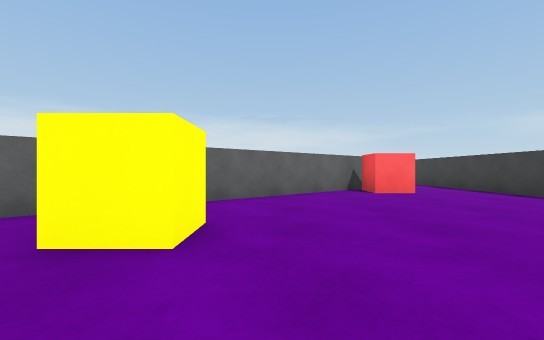
view 1 (above)

20 first-person views from a walk through a 3-D level made in the Unity game engine. The camera is 0.58 m above the floor, looks level and sees 90° across. The floor is counted in squares, 1 m on a side. Each view is taken from the middle of a square. On the plan, view 1 faces up. The plan holds only what a view shows up to about 9 squares ahead; the rest is blank. The player is left out.

view 2
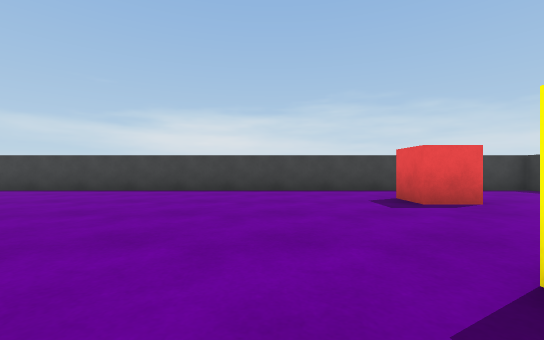

view 3
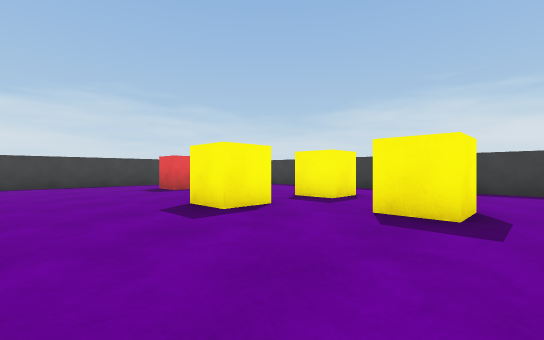

view 4
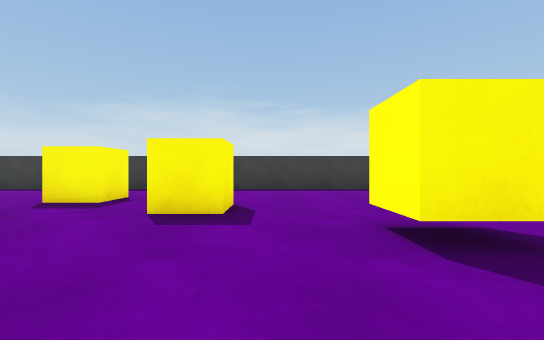

view 5
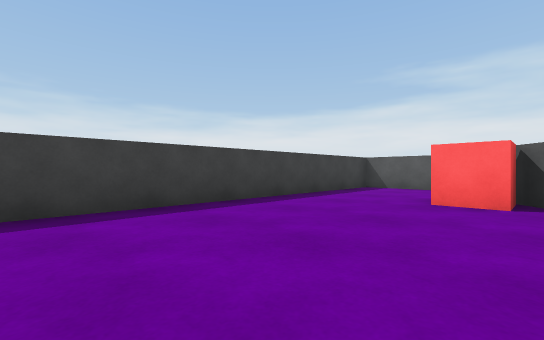

view 6
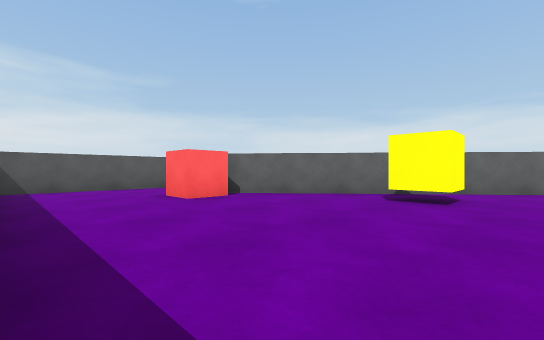

view 7
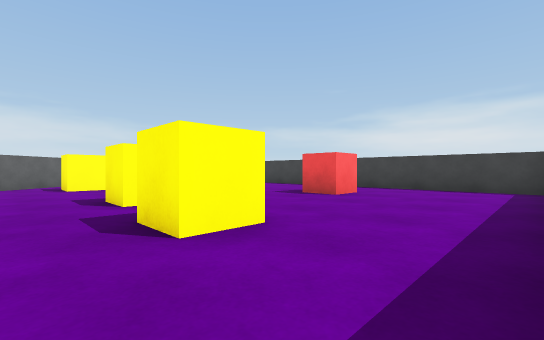

view 8
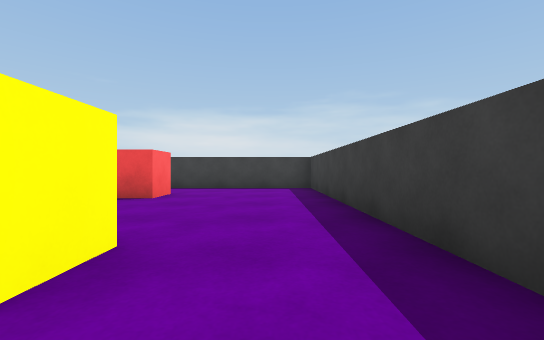

view 9
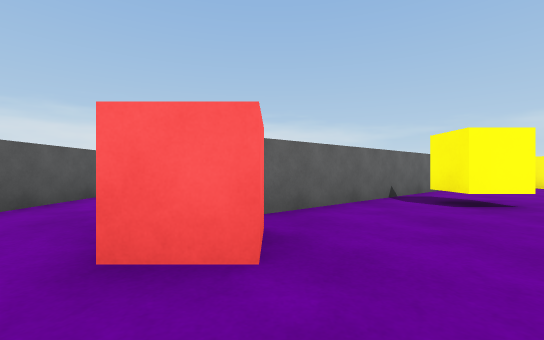

view 10
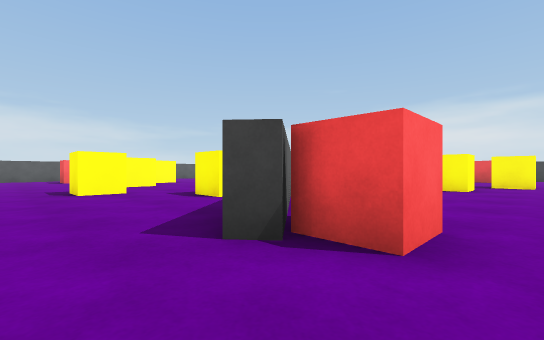

view 11
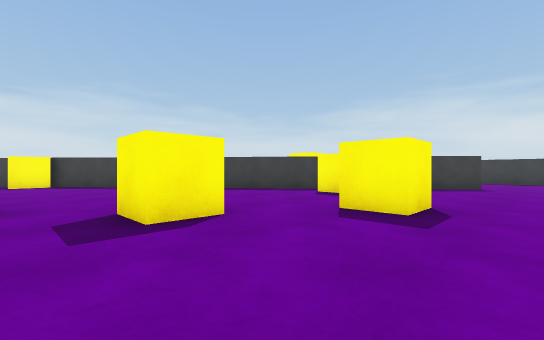

view 12
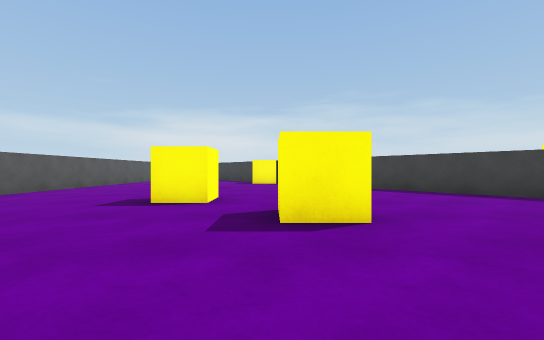

view 13
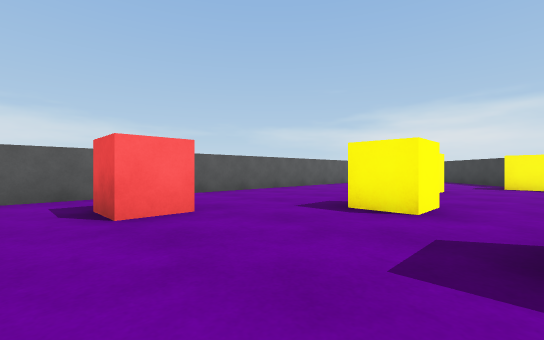

view 14
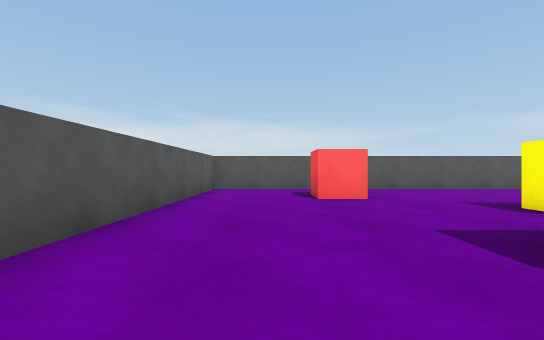

view 15
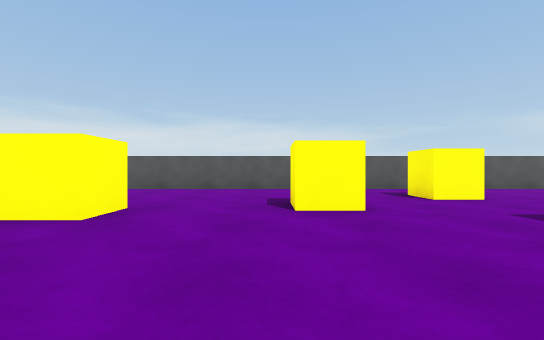

view 16
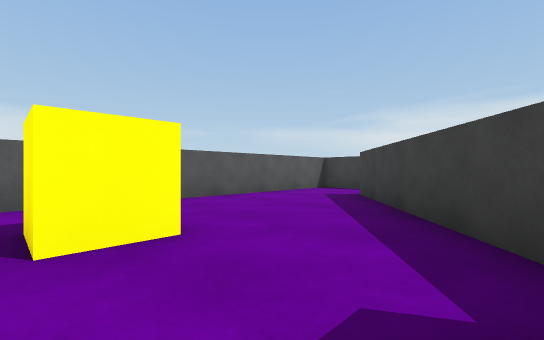

view 17
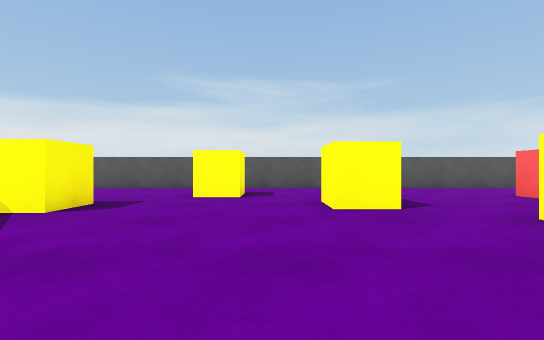

view 18
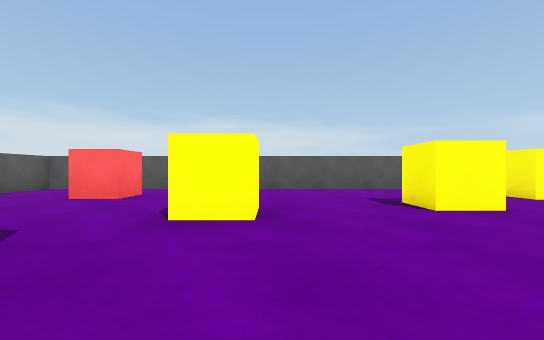

view 19
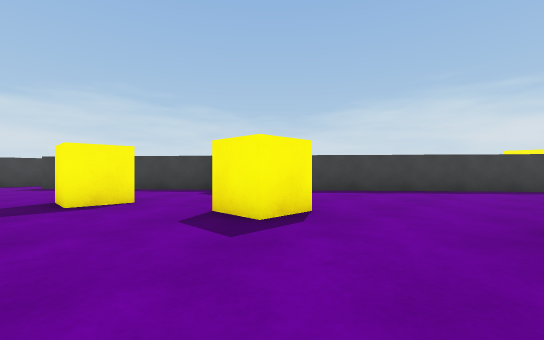

view 20
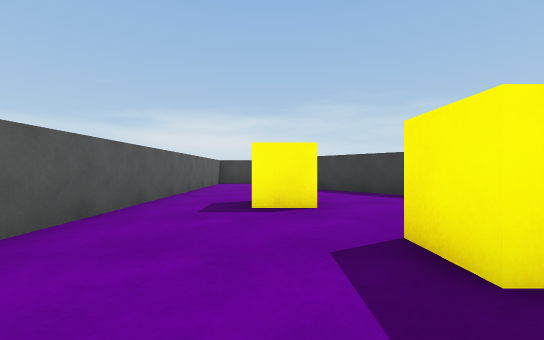

### Floor plan
Ten units are one square. View 1 is at (0, 0); x grows to the right and y downward. Boxes are objects, and circles mark ways between rooms. Rooms are numbered by the first view taken in them; rooms with no view inside come last. Other rooms are left out.
<svg viewBox="-142 -127 205 205">
<path fill="none" stroke="#000" d="M-49 -19 -114 35 -117 31 -105 21M-18 73 58 73 58 -90M28 -84 -33 -33M-137 5 -137 70M-135 73 -38 73M-2 -65 40 -101M-80 1 -23 -48M-137 -15 -137 5M58 -109 58 -120M55 -122 -137 -122 -137 -31"/>
<rect x="-115" y="35" width="20" height="10" fill="#bbb"><title>red cube</title></rect>
<rect x="-75" y="5" width="10" height="10" fill="#bbb"><title>yellow cube</title></rect>
<rect x="-45" y="25" width="10" height="10" fill="#bbb"><title>yellow cube</title></rect>
<rect x="-25" y="35" width="20" height="10" fill="#bbb"><title>yellow cube</title></rect>
<rect x="-15" y="15" width="10" height="10" fill="#bbb"><title>yellow cube</title></rect>
<rect x="-15" y="-35" width="10" height="20" fill="#bbb"><title>yellow cube</title></rect>
<rect x="25" y="25" width="10" height="10" fill="#bbb"><title>red cube</title></rect>
<rect x="25" y="-75" width="10" height="10" fill="#bbb"><title>red cube</title></rect>
<rect x="-115" y="-35" width="10" height="10" fill="#bbb"><title>yellow cube</title></rect>
<rect x="-115" y="-105" width="20" height="10" fill="#bbb"><title>red cube</title></rect>
<rect x="-105" y="-55" width="20" height="10" fill="#bbb"><title>yellow cube</title></rect>
<rect x="-95" y="-15" width="10" height="10" fill="#bbb"><title>yellow cube</title></rect>
<rect x="-85" y="-85" width="10" height="10" fill="#bbb"><title>yellow cube</title></rect>
<rect x="-45" y="-95" width="10" height="20" fill="#bbb"><title>yellow cube</title></rect>
<rect x="-15" y="-75" width="10" height="10" fill="#bbb"><title>yellow cube</title></rect>
<rect x="-15" y="-105" width="10" height="10" fill="#bbb"><title>yellow cube</title></rect>
<circle cx="-125" cy="5" r="3" fill="#2a7"/>
<circle cx="50" cy="-110" r="3" fill="#2a7"/>
<text x="-20" y="10">1</text>
<text x="-70" y="-70">2</text>
</svg>
Room 1 opens to room 2.

Where each view was taken, in squares from view 1:
view 1: 0 up, 0 right, facing up
view 2: 0 up, 2 left, facing right
view 3: 1 up, 5 left, facing down-right
view 4: 1 up, 5 left, facing down
view 5: 3 down, 5 left, facing down-left
view 6: 7 down, 5 left, facing up-left
view 7: 7 down, 3 left, facing up-right
view 8: 6 down, 3 left, facing right
view 9: 6 down, 10 left, facing up
view 10: 5 down, 13 left, facing up-right
view 11: 7 up, 13 left, facing down-right
view 12: 6 up, 13 left, facing right
view 13: 6 up, 12 left, facing up-right
view 14: 4 up, 12 left, facing up
view 15: 4 up, 5 left, facing up
view 16: 7 up, 2 left, facing up-right
view 17: 4 up, 5 left, facing left
view 18: 4 up, 7 left, facing up
view 19: 11 up, 7 left, facing down-right
view 20: 10 up, 6 left, facing right
